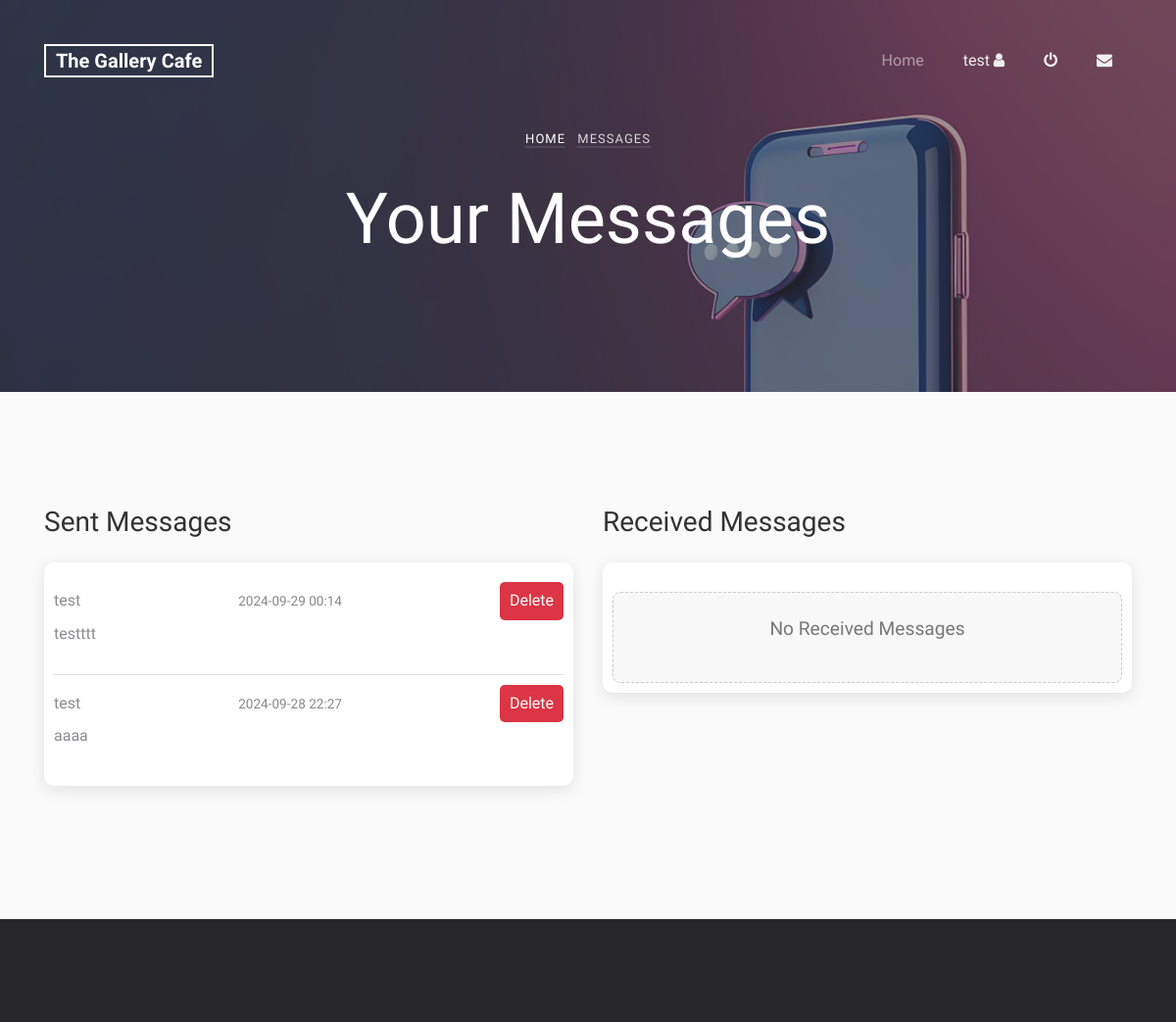
/message.php (signed in, upper part), run on an earlier commit of the app's database.
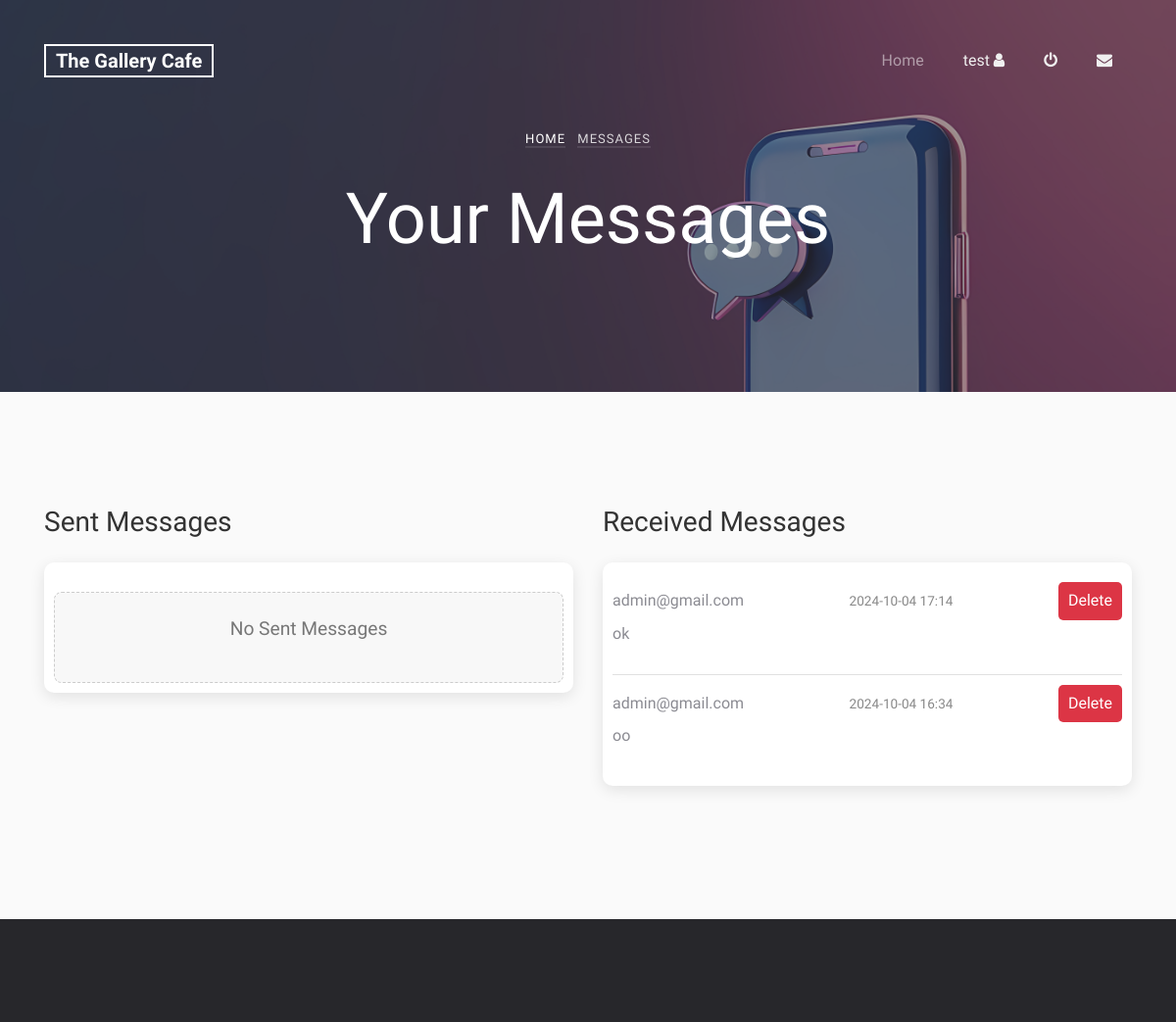
And on a later commit of the database.
### tables this page shows
CREATE TABLE `messages` (
  `id` int(11) NOT NULL,
  `user_id` int(11) DEFAULT NULL,
  `admin_id` int(11) DEFAULT NULL,
  `user_name` varchar(255) NOT NULL,
  `user_email` varchar(255) NOT NULL,
  `message` text NOT NULL,
  `created_at` timestamp NOT NULL DEFAULT current_timestamp(),
  `send_to` varchar(255) DEFAULT NULL,
  `user_del_status` int(11) NOT NULL DEFAULT 0,
  `is_read` int(11) NOT NULL DEFAULT 0
);

### message.php (the view, shortened to what this page needs)
<?php
$con = connect();
$user_id = $_SESSION['id'];
$sentMessagesQuery = "SELECT * FROM messages WHERE user_id = ? AND user_del_status <> 9 ORDER BY created_at DESC";
$sentStmt = $con->prepare($sentMessagesQuery);
$sentStmt->bind_param("i", $user_id);
$sentStmt->execute();
$sentMessages = $sentStmt->get_result();
$receivedMessagesQuery = "SELECT * FROM messages WHERE admin_id <> ? AND user_del_status <> 9 ORDER BY created_at DESC";
$receivedStmt = $con->prepare($receivedMessagesQuery);
$receivedStmt->bind_param("i", $user_id);
$receivedStmt->execute();
$receivedMessages = $receivedStmt->get_result();
include 'main/header.php';
?>
<body>
    <?php include 'main/nav-bar.php'; ?>
    <section class="home-slider owl-carousel" style="height: 400px;">
        <div class="slider-item" style="background-image: url('images/message.jpg');"
            data-stellar-background-ratio="0.5">
            <div class="overlay"></div>
            <div class="container">
                <div class="row slider-text align-items-center justify-content-center">
                    <div class="col-md-10 col-sm-12 ftco-animate text-center" style="padding-bottom: 25%;">
                        <p class="breadcrumbs">
                            <span class="mr-2"><a href="index.php">Home</a></span>
                            <span>Messages</span>
                        </p>
                        <h1 class="mb-3">Your Messages</h1>
                    </div>
                </div>
            </div>
        </div>
    </section>
    <section class="ftco-section bg-light">
        <div class="container">
            <div class="row">
                <div class="col-md-6 mb-4">
                    <h3>Sent Messages</h3>
                    <div class="message-container" id="sent-messages">
                        <?php if ($sentMessages->num_rows > 0) { ?>
                            <?php while ($message = $sentMessages->fetch_assoc()) { ?>
                                <div class="message">
                                    <div class="message-header">
                                        <strong><?php echo htmlspecialchars($message['user_name']); ?></strong>
                                        <span
                                            class="message-date"><?php echo date('Y-m-d H:i', strtotime($message['created_at'])); ?></span>
                                        <button class="delete-message" data-id="<?php echo $message['id']; ?>">Delete</button>
                                    </div>
                                    <div class="message-body">
                                        <p><?php echo nl2br(htmlspecialchars($message['message'])); ?></p>
                                    </div>
                                </div>
                            <?php } ?>
                        <?php } else { ?>
                            <div class="no-message">
                                <p>No Sent Messages</p>
                            </div>
                        <?php } ?>
                    </div>
                </div>
                <div class="col-md-6 mb-4">
                    <h3>Received Messages</h3>
                    <div class="message-container" id="received-messages">
                        <?php if ($receivedMessages->num_rows > 0) { ?>
                            <?php while ($message = $receivedMessages->fetch_assoc()) { ?>
                                <div class="message">
                                    <div class="message-header">
                                        <strong><?php echo htmlspecialchars($message['user_email']); ?></strong>
                                        <span
                                            class="message-date"><?php echo date('Y-m-d H:i', strtotime($message['created_at'])); ?></span>
                                        <button class="delete-message" data-id="<?php echo $message['id']; ?>">Delete</button>
                                    </div>
                                    <div class="message-body">
                                        <p><?php echo nl2br(htmlspecialchars($message['message'])); ?></p>
                                    </div>
                                </div>
                            <?php } ?>
                        <?php } else { ?>
                            <div class="no-message">
                                <p>No Received Messages</p>
                            </div>
                        <?php } ?>
                    </div>
                </div>
            </div>
        </div>
    </section>
    <?php include 'main/footer.php'; ?>
</body>
</html>

What changed in the data, as far as the page shows it:
no longer on this page (row edited): messages: user_name "test", created_at "2024-09-29 00:14", message "testttt", shown under "Sent Messages"
no longer on this page (row edited): messages: user_name "test", created_at "2024-09-28 22:27", message "aaaa", shown under "Sent Messages"
added messages: user_email "admin@gmail.com", created_at "2024-10-04 17:14", message "ok", shown under "Received Messages"
added messages: user_email "admin@gmail.com", created_at "2024-10-04 16:34", message "oo", shown under "Received Messages"
Also different on the page:
text no longer shown: "No Received Messages"
text now shown: "No Sent Messages"
